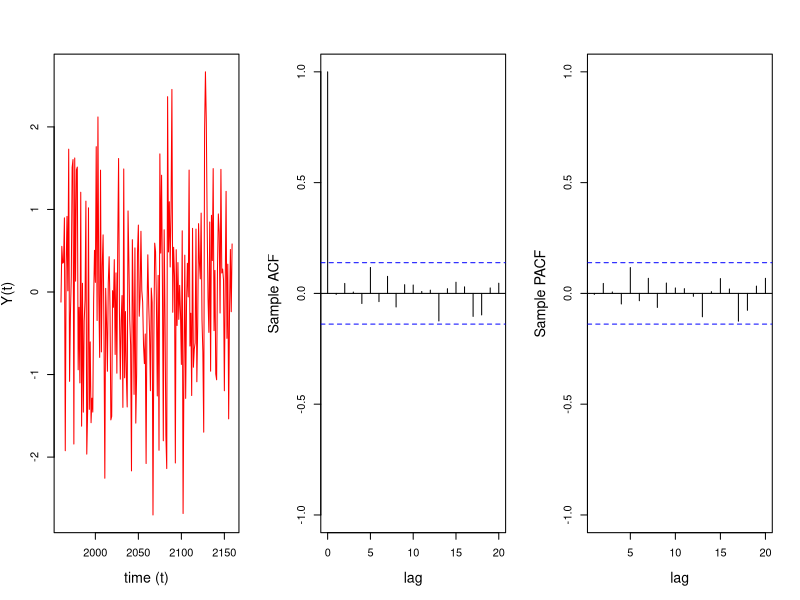

Write the R code that produced this figure.
#
# Simulate data with no temporal structure (white noise)
#
set.seed(2021)
T=200
t =1:T
y_white_noise=rnorm(T, mean=0, sd=1)
#
# Define a time series object in R: 
# Assume the data correspond to annual observations starting in January 1960 
#
yt=ts(y_white_noise, start=c(1960), frequency=1)
#
# plot the simulated time series, their sample ACF and their sample PACF
#
par(mfrow = c(1, 3), cex.lab = 1.3, cex.main = 1.3)
yt=ts(y_white_noise, start=c(1960), frequency=1)
plot(yt, type = 'l', col='red', xlab = 'time (t)', ylab = "Y(t)")
acf(yt, lag.max = 20, xlab = "lag",
    ylab = "Sample ACF",ylim=c(-1,1),main="")
pacf(yt, lag.max = 20,xlab = "lag",
     ylab = "Sample PACF",ylim=c(-1,1),main="")